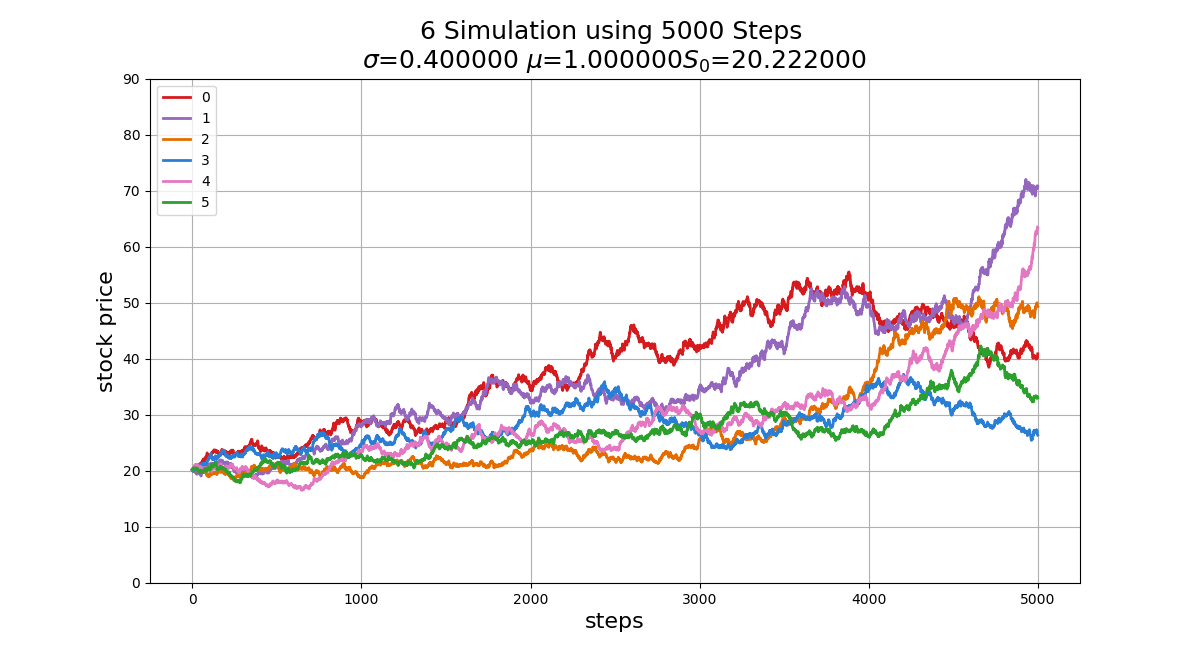

Source code (Python):
from numpy.random import standard_normal
from numpy import zeros, sqrt
import matplotlib.pyplot as plt

S_init = 20.222
T = 1
tstep = 0.0002
sigma = 0.4
mu = 1
NumSimulation= 6
colors = [(214, 27, 31), (148, 102,189), (229, 109, 0), (41, 127, 214), 
(227, 119, 194), (44,160,44), (227, 119, 194), (72, 17, 121), (196, 156, 148)]

for i in range(len(colors)):
    r, g, b = colors[i]
    colors[i] = (r/255., g/255., b/255.)
    
plt.figure(figsize=(12, 12))
Steps = round(T/tstep)
S = zeros([NumSimulation, Steps], dtype=float)
x = range(0, int(Steps), 1)

for j in range(0, NumSimulation, 1):
    S[j,0] = S_init
    for i in x[:-1]:
        S[j,i+1] = S[j,i]+S[j,i]*(mu-0.5*pow(sigma, 2))*tstep+sigma*S[j,i]*sqrt(tstep)*standard_normal()
    plt.plot(x, S[j], linewidth=2.0, color=colors[j], label = str(j))
    print colors[j]
    
plt.title('%d Simulation using %d Steps \n$\sigma$=%.6f $\mu$=%.6f$S_0$=%.6f ' % (int(NumSimulation), 
int(Steps), sigma, mu, S_init), fontsize=18)
plt.xlabel('steps', fontsize=16)
plt.grid(True)
plt.ylabel('stock price', fontsize=16)
plt.ylim(0,90)
plt.legend()
plt.show()
